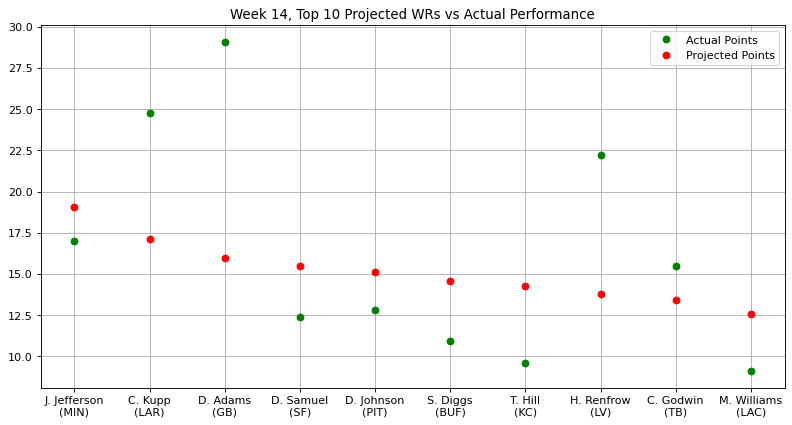

Source code (Python):
"""
Stats provided by NFL Fantasy
Week 14, Top 10 Projected WRs vs Actual Performance
"""

import matplotlib.pyplot as plt
import numpy as np
from matplotlib.pyplot import figure
figure(figsize=(12, 6), dpi=80)

actual_points = np.array([17.00,24.80,29.10,12.40,12.80,10.90,9.60,22.20,15.50,9.10])
proj_points = np.array([19.09,17.15,15.97,15.51,15.14,14.60,14.26,13.79,13.40,12.59])
players = np.array(["J. Jefferson\n(MIN)","C. Kupp\n(LAR)","D. Adams\n(GB)","D. Samuel\n(SF)",
                    "D. Johnson\n(PIT)","S. Diggs\n(BUF)","T. Hill\n(KC)","H. Renfrow\n(LV)",
                    "C. Godwin\n(TB)","M. Williams\n(LAC)"])

plt.plot(players, actual_points, 'o', c = 'g', label = 'Actual Points', ms = 6)
plt.plot(proj_points, 'o', c = 'r', label = 'Projected Points', ms = 6)
plt.title("Week 14, Top 10 Projected WRs vs Actual Performance")
plt.legend()
plt.grid()
plt.show()
